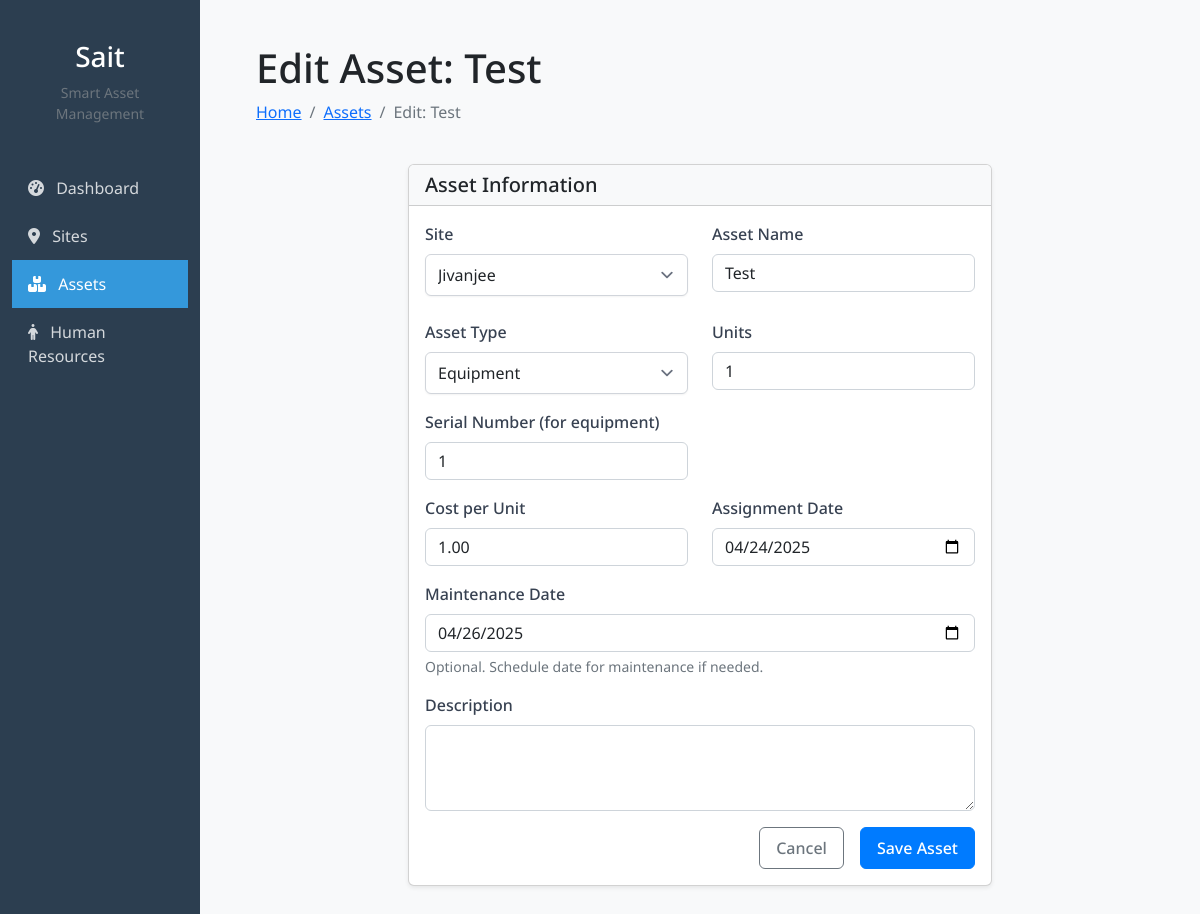
/assets/26/update/, run on the app's committed database.
### foreman/models.py (models this page shows, shortened)
class Asset(models.Model):
    asset_types = [
        ('equipment', 'Equipment'),
        ('material', 'Material'),
    ]
    site = models.ForeignKey(Site, on_delete=models.CASCADE, related_name='assets')
    name = models.CharField(max_length=100)
    type = models.CharField(max_length=100, choices=asset_types, default='equipment')
    units = models.CharField(max_length=100)
    serial_number = models.CharField(max_length=50, blank=True, null=True)  # for equipment
    quantity_in_stock = models.IntegerField(default=0)  # for material
    cost_per_unit = models.DecimalField(max_digits=10, decimal_places=2)
    maintenance_date = models.DateField(blank=True, null=True)
    assignment_date = models.DateField()
    discription = models.TextField(blank=True)
    owner = models.ForeignKey(User, on_delete=models.CASCADE, related_name='assets',null=True, blank=True)

### foreman/views.py (the view)
# urls.py: path('assets/<int:pk>/update/', views.asset_update, name='asset_update'),
def asset_update(request, pk):
    asset = get_object_or_404(Asset, pk=pk)
    if request.method == 'POST':
        form = AssetForm(request.POST, instance=asset)
        if form.is_valid():
            asset = form.save(commit=False)
            asset.user = request.user
            asset = form.save()
            messages.success(request, f'Asset "{asset.name}" updated successfully!')
            return redirect('asset_management')
    else:
        form = AssetForm(instance=asset)
    return render(request, 'asset_form.html', {
        'form': form,
        'asset': asset,
        'title': f'Edit Asset: {asset.name}',
    })

### foreman/models.py (called while the page is built)
    def __str__(self):
        return self.name

### foreman/templates/asset_form.html (shortened to what this page needs)
{% extends '_base.html' %}
{% block content %}
<div class="container my-4">
    <div class="row mb-4">
        <div class="col-12">
            <h1>{{ title }}</h1>
            <nav aria-label="breadcrumb">
                <ol class="breadcrumb">
                    <li class="breadcrumb-item"><a href="{% url 'home' %}">Home</a></li>
                    <li class="breadcrumb-item"><a href="{% url 'asset_management' %}">Assets</a></li>
                    <li class="breadcrumb-item active" aria-current="page">
                        {% if asset %}Edit: {{ asset.name }}{% else %}Add New{% endif %}
                    </li>
                </ol>
            </nav>
        </div>
    </div>
    <div class="row">
        <div class="col-md-8 mx-auto">
            <div class="card">
                <div class="card-header bg-light">
                    <h5 class="mb-0">Asset Information</h5>
                </div>
                <div class="card-body">
                    <form method="post">
                        <div class="row">
                            <div class="col-md-6 mb-3">
                                <label for="{{ form.site.id_for_label }}" class="form-label">
                                    <label for="{{ form.site.id_for_label }}" class="form-label">Site</label>
                                {{ form.site }}
                            </div>
                            <div class="col-md-6 mb-3">
                                <label for="{{ form.name.id_for_label }}" class="form-label">Asset Name</label>
                                {{ form.name }}
                            </div>
                        </div>
                        <div class="row">
                            <div class="col-md-6 mb-3">
                                <label for="{{ form.type.id_for_label }}" class="form-label">Asset Type</label>
                                {{ form.type }}
                            </div>
                            <div class="col-md-6 mb-3">
                                <label for="{{ form.units.id_for_label }}" class="form-label">Units</label>
                                {{ form.units }}
                            </div>
                        </div>
                        <div class="row">
                            <div class="col-md-6 mb-3 equipment-field">
                                <label for="{{ form.serial_number.id_for_label }}" class="form-label">Serial Number (for equipment)</label>
                                {{ form.serial_number }}
                            </div>
                        </div>
                        <div class="row">
                            <div class="col-md-6 mb-3">
                                <label for="{{ form.cost_per_unit.id_for_label }}" class="form-label">Cost per Unit</label>
                                {{ form.cost_per_unit }}
                            </div>
                            <div class="col-md-6 mb-3">
                                <label for="{{ form.assignment_date.id_for_label }}" class="form-label">Assignment Date</label>
                                {{ form.assignment_date }}
                            </div>
                        </div>
                        <div class="mb-3">
                            <label for="{{ form.maintenance_date.id_for_label }}" class="form-label">Maintenance Date</label>
                            {{ form.maintenance_date }}
                            <div class="form-text">Optional. Schedule date for maintenance if needed.</div>
                        </div>
                        <div class="mb-3">
                            <label for="{{ form.discription.id_for_label }}" class="form-label">Description</label>
                            {{ form.discription }}
                        </div>
                        <div class="d-grid gap-2 d-md-flex justify-content-md-end">
                            <a href="{% url 'asset_management' %}" class="btn btn-outline-secondary me-md-2">Cancel</a>
                            <button type="submit" class="btn btn-primary">Save Asset</button>
                        </div>
                    </form>
                </div>
            </div>
        </div>
    </div>
</div>
{% endblock %}

### foreman/static/style.css (style rules this page uses)
:root { --primary-color: #2c3e50; --secondary-color: #3498db; --accent-color: #e74c3c; }
body { font-family: "Noto Sans", sans-serif; background-color: #f8f9fa; }
.card { box-shadow: 0 0.125rem 0.25rem rgba(0, 0, 0, 0.075); margin-bottom: 1.5rem; }
.card-header { background-color: rgba(44, 62, 80, 0.1); font-weight: 600; }
.btn-primary { background-color: var(--secondary-color); border-color: var(--secondary-color); }
.form-select { width: 100%; padding: 0.5rem 0.75rem; border: 1px solid #d1d5db; border-radius: 0.375rem; background-color: #fff; background-position: right 0.5rem center; background-repeat: no-repeat; background-size: 1.5em 1.5em; appearance: none; box-shadow: 0 1px 2px 0 rgba(0, 0, 0, 0.05); }
.form-label { display: block; margin-bottom: 0.5rem; font-weight: 500; color: #374151; }
.btn { display: inline-flex; align-items: center; justify-content: center; padding: 0.5rem 1rem; font-weight: 500; border-radius: 0.375rem; transition: all 0.2s ease-in-out; cursor: pointer; }
.btn-primary { background-color: #3b82f6; color: #ffffff; border: 1px solid transparent; }
.btn-primary { background-color: #007bff; border-color: #007bff; }

### data on the page
Asset: name "Test", site "Jivanjee", type "Equipment", units "1", serial_number "1", cost_per_unit "1.00", assignment_date "04/24/2025", maintenance_date "04/26/2025"

### other printed values
{{ title }} "Edit Asset: Test"
